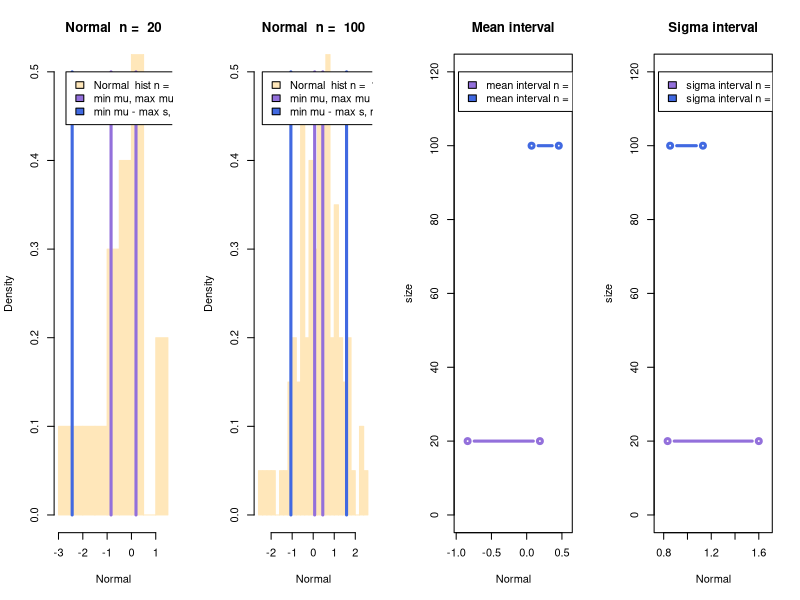
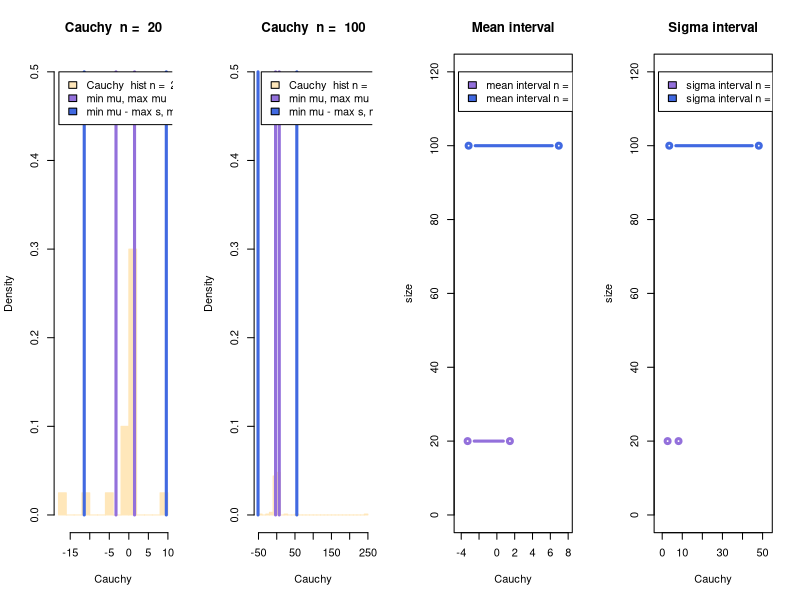
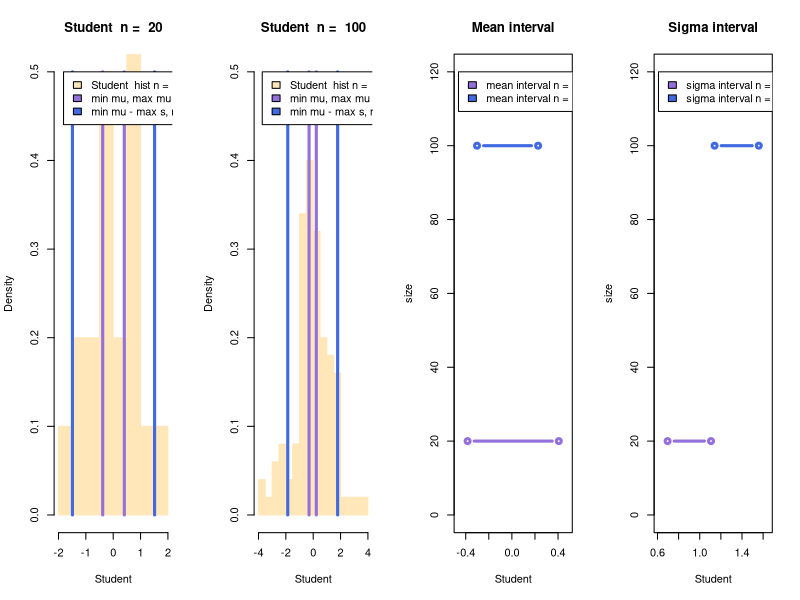
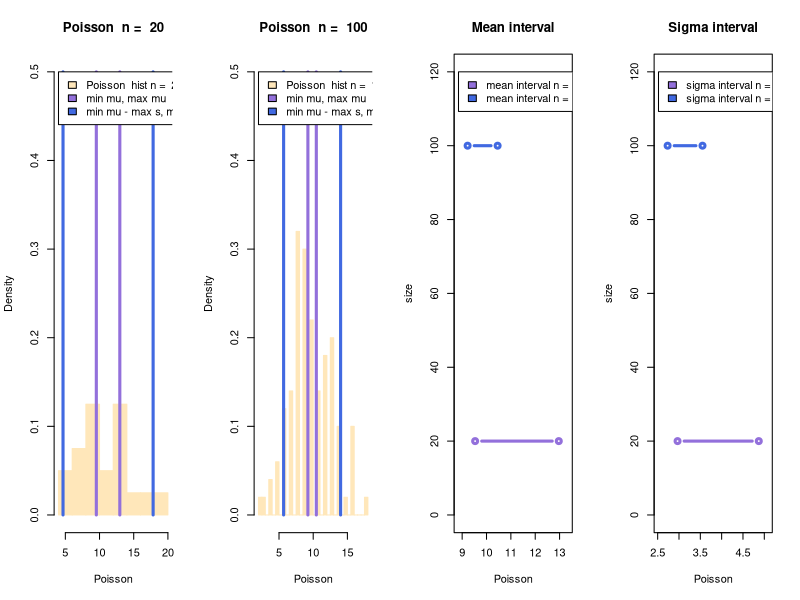
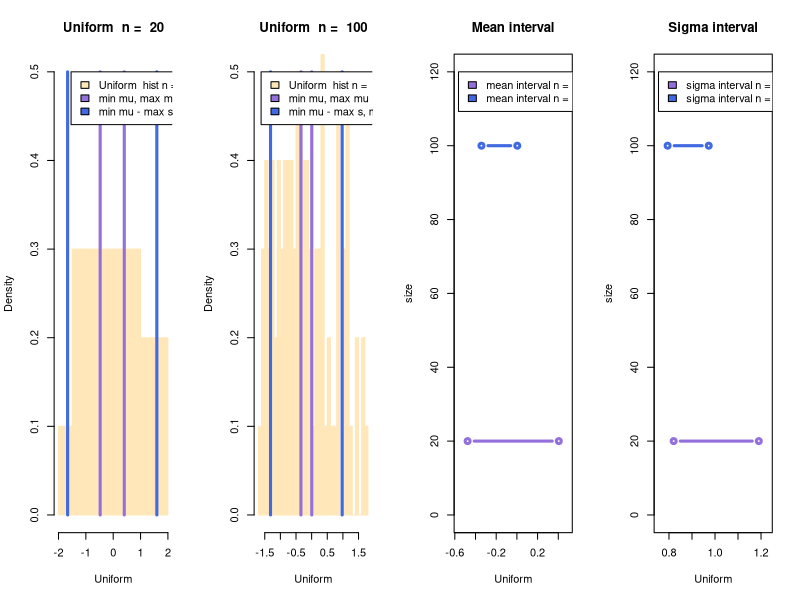

The R script that drew these images, in order:
library(e1071) # kurtosis

normalMeanRange <- function(x, a) {
  nx = length(x)
  xmean = mean(x)
  xsd = sd(x)
  delta = (xsd * qt(1 - 0.5 * a, nx - 1, 0)) / sqrt(nx - 1)
  return(
    list(
      min=(xmean - delta),
      max=(xmean + delta)
    )
  )
}

normalSdRange <- function(x, a) {
  nx = length(x)
  xnsd = sd(x) * sqrt(nx)
  return(
    list(
      min=(xnsd / sqrt(qchisq(1 - 0.5 * a, nx - 1, 0))),
      max=(xnsd / sqrt(qchisq(0.5 * a, nx - 1, 0)))
    )
  )
}

arbitraryMeanRange <- function(x, a) {
  nx = length(x)
  xmean = mean(x)
  xsd = sd(x)
  delta = (xsd * qnorm(1 - 0.5 * a)) / sqrt(nx)
  return(
    list(
      min=(xmean - delta),
      max=(xmean + delta)
    )
  )
}

arbitrarySdRange <- function(x, a) {
  nx = length(x)
  xsd = sd(x)
  ex = kurtosis(x)
  delta = 0.5*qnorm(1 - 0.5 * a) * sqrt((ex + 2) / nx)
  return(
    list(
      min=(xsd * (1 - delta)),
      max=(xsd * (1 + delta))
    )
  )
}

funcs = list(
    list(dist=rnorm, mrange=normalMeanRange, srange=normalSdRange),
    list(dist=rcauchy, mrange=arbitraryMeanRange, srange=arbitrarySdRange),
    list(dist={function (x) rt(x, 3, 0)}, mrange=arbitraryMeanRange, srange=arbitrarySdRange),
    list(dist={function (x) rpois(x, 10)}, mrange=arbitraryMeanRange, srange=arbitrarySdRange),
    list(dist={function (x) runif(x, -sqrt(3), sqrt(3))}, mrange=arbitraryMeanRange, srange=arbitrarySdRange)
)

images = c(
    "Lab1/images/ranges/normal.png",
    "Lab1/images/ranges/cauchy.png",
    "Lab1/images/ranges/student.png",
    "Lab1/images/ranges/poisson.png",
    "Lab1/images/ranges/uniform.png"
)

names = c(
  "Normal",
  "Cauchy",
  "Student",
  "Poisson",
  "Uniform"
)

df = data.frame(name=character(), size=numeric(0), mmin=numeric(0), mmax=numeric(0), smin=numeric(0), smax=numeric(0))

a = 0.05
h = 0.5
for (i in 1:length(funcs)) {
    sample20 = funcs[[i]]$dist(20)
    sample100 = funcs[[i]]$dist(100)
    m20 = funcs[[i]]$mrange(sample20, a)
    m100 = funcs[[i]]$mrange(sample100, a)
    s20 = funcs[[i]]$srange(sample20, a)
    s100 = funcs[[i]]$srange(sample100, a)

    mxmin = min(c(m20$min, m100$min))
    mxmax = max(c(m20$max, m100$max))
    delta = mxmax - mxmin
    mxmin = mxmin - delta * 0.1
    mxmax = mxmax + delta * 0.1

    sxmin = min(c(s20$min, s100$min))
    sxmax = max(c(s20$max, s100$max))
    delta = sxmax - sxmin
    sxmin = sxmin - delta * 0.1
    sxmax = sxmax + delta * 0.1

    png(images[i], width=1600, height=400)
    par(mfrow = c(1, 4))

    hist(sample20, col="wheat1", freq=F, border="wheat1", ylim=c(0, h), breaks=10, main=paste(names[i], " n = ", 20), xlab=names[i])
    lines(c(m20$min, m20$max), c(h, h), type="h", col="mediumpurple", lwd = 3)
    lines(c(m20$min - s20$max, m20$max + s20$max), c(h, h), type="h", col="royalblue", lwd = 3)
    legend(min(sample20), h, c(paste(names[i], " hist n = ", 20), "min mu, max mu", "min mu - max s, max mu + max s"), fill=c("wheat1", "mediumpurple", "royalblue"))

    hist(sample100, col="wheat1", freq=F, border="wheat1", ylim=c(0, h), breaks=25, main=paste(names[i], " n = ", 100), xlab=names[i])
    lines(c(m100$min, m100$max), c(h, h), type="h", col="mediumpurple", lwd = 3)
    lines(c(m100$min - s100$max, m100$max + s100$max), c(h, h), type="h", col="royalblue", lwd = 3)
    legend(min(sample100), h, c(paste(names[i], " hist n = ", 100), "min mu, max mu", "min mu - max s, max mu + max s"), fill=c("wheat1", "mediumpurple", "royalblue"))

    plot(c(m20$min, m20$max), c(20, 20), type="b", col="mediumpurple", lwd = 3, ylim=c(0, 120), xlim=c(mxmin, mxmax), xlab=names[i], ylab="size", main="Mean interval")
    lines(c(m100$min, m100$max), c(100, 100), type="b", col="royalblue", lwd = 3)
    legend(mxmin, 120, c(paste("mean interval n = ", 20), paste("mean interval n = ", 100)), fill=c("mediumpurple", "royalblue"))

    plot(c(s20$min, s20$max), c(20, 20), type="b", col="mediumpurple", lwd = 3, ylim=c(0, 120), xlim=c(sxmin, sxmax), xlab=names[i], ylab="size", main="Sigma interval")
    lines(c(s100$min, s100$max), c(100, 100), type="b", col="royalblue", lwd = 3)
    legend(sxmin, 120, c(paste("sigma interval n = ", 20), paste("sigma interval n = ", 100)), fill=c("mediumpurple", "royalblue"))

    dev.off()

    df[nrow(df) + 1, ] <- list(names[i], 20, m20$min, m20$max, s20$min, s20$max)
    df[nrow(df) + 1, ] <- list(names[i], 100, m100$min, m100$max, s100$min, s100$max)
}

# View(df)